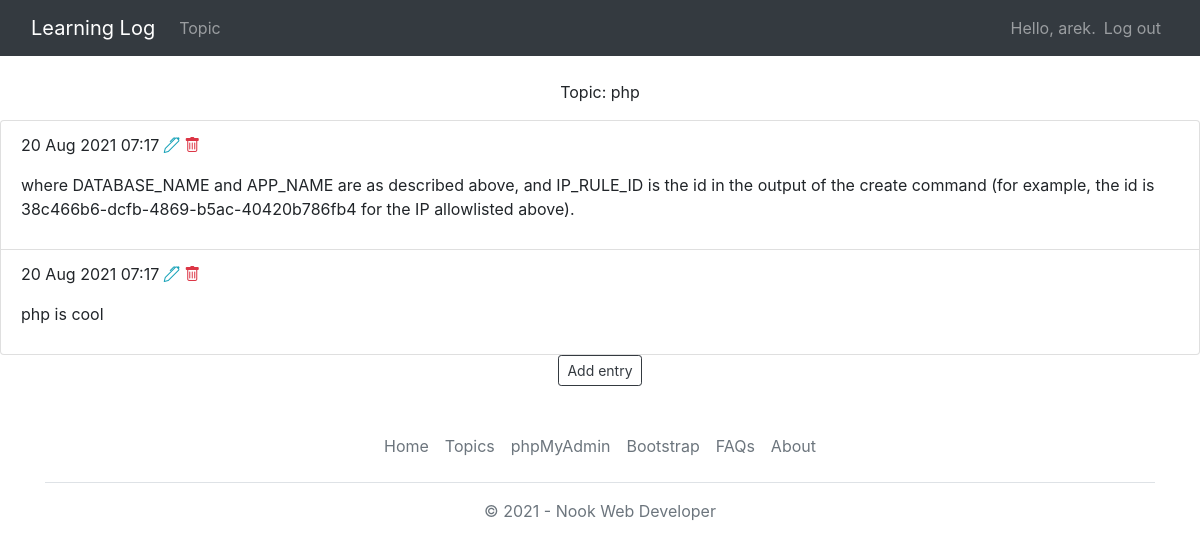
The page /topics/1/ (signed in) on the database its author committed.
### learning_logs/models.py (models this page shows, shortened)
class Topic(models.Model):
    text = models.CharField(max_length=200)
    date_added = models.DateTimeField(auto_now_add=True)
    owner = models.ForeignKey(User, on_delete=models.CASCADE)
    def __str__(self):
        return self.text

class Entry(models.Model):
    topic = models.ForeignKey(Topic, on_delete=models.CASCADE)
    text = models.TextField()
    date_added = models.DateTimeField(auto_now_add=True)
    class Meta:
        verbose_name_plural = 'entries'

### learning_logs/views.py (the view)
# urls.py: path('topics/<int:topic_id>/', views.topic, name='topic'),
@login_required
def topic(request, topic_id):
    topic = Topic.objects.get(id=topic_id)
    if topic.owner != request.user:
        raise Http404
    entries = topic.entry_set.order_by('-date_added')
    context = {'topic': topic, 'entries': entries}
    return render(request, 'learning_logs/topic.html', context)

### learning_logs/templates/learning_logs/topic.html
{% extends "learning_logs/base.html" %}
{% block content %}
<p class="text-center">Topic: {{ topic  }}</p>
	<ul class="list-group">
	  {% for entry in entries %}
	    <li class="list-group-item">
			<p>{{ entry.date_added|date:'d M Y H:i' }}
			  <a href="{% url 'learning_logs:update_entry' entry.id %}">
				  <i class="bi bi-pen text-info" data-bs-toggle="tooltip" data-bs-placement="top" title="Edit"></i></a>
			  <a href="{% url 'learning_logs:delete_entry' entry.id %}">
				  <i class="bi bi-trash text-danger" data-bs-toggle="tooltip" data-bs-placement="top" title="Delete"></i></a>
			</p>
			<p>{{ entry.text|linebreaks }}</p>
		</li>
      {% empty %}
		<li class="list-group-item">No added any entires</li>
	 {% endfor %}
	</ul>
	<div class='text-center'>
	  <form>
		<button type="submit" formaction="{% url 'learning_logs:new_entry' topic.id %}"
		  class="btn btn-outline-dark btn-sm">Add entry</button>
  	  </form>
	</div>
  {% include "learning_logs/footer.html" %}
{% endblock content %}

### learning_logs/templates/learning_logs/base.html (shortened to what this page needs)
{% load bootstrap4 %}
<!doctype html>
<html lang="en">
  <head>
	{% bootstrap_css %}
	<link rel="stylesheet" href="https://cdn.jsdelivr.net/npm/bootstrap-icons@1.5.0/font/bootstrap-icons.css">
  </head>
  <body>
	<nav class="navbar navbar-expand-md navbar-dark bg-dark mb-4">
	  <div class="container-fluid">
		<a class="navbar-brand" href="{% url 'learning_logs:index' %}">Learning Log</a>
		<div class="collapse navbar-collapse" id="navbarCollapse">
		  <ul class="navbar-nav mr-auto">
			<li class="nav-item">
			  <a class="nav-link" href="{% url 'learning_logs:topics' %}">Topic</a>
			</li>
		  </ul>
		  <ul class="navbar-nav ml-auto">
			{% if user.is_authenticated %}
			<li class="nav-item">
				<span class="navbar-text">Hello, {{ user.username }}.</span>
			</li>
			<li class="nav-item">
			  <a class="nav-link" href="{% url 'users:logout' %}">Log out</a>
			</li>
			{% endif %}
		  </ul>
		</div>
	  </div>
	</nav>
  </body>
</html>
{% block content %}{% endblock content %}

### rows shown on the page
Topic: text "php"
Entry: date_added "20 Aug 2021 07:17", text "where DATABASE_NAME and APP_NAME are as described above, and IP_RULE_ID is the id in the output of the create command (for example, the id is 38c466b6-dcfb-4869-b5ac-40420b786fb4 for the IP allowlisted above)."
Entry: date_added "20 Aug 2021 07:17", text "php is cool"

### other values the page prints
{{ user.username }} "arek"
